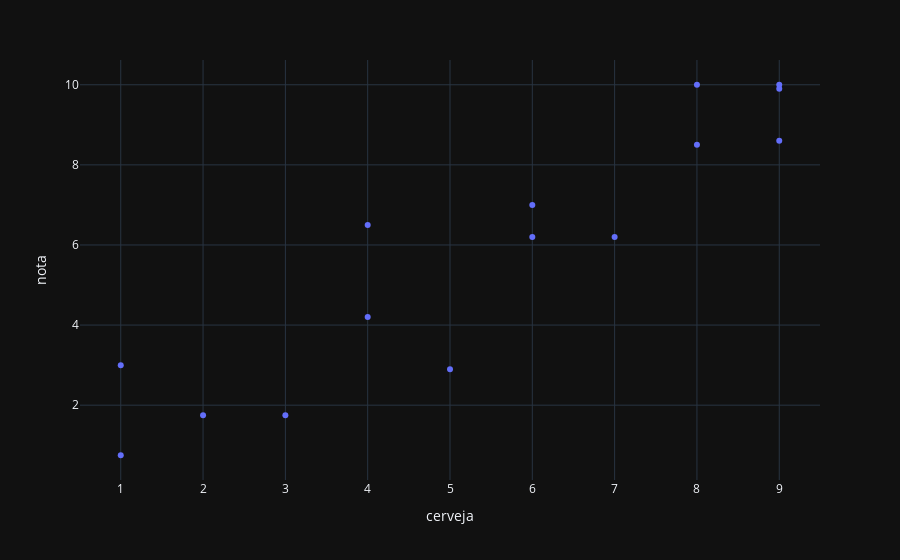

This figure's notebook cell:
### Code cell
# plot the scatter using 

import plotly.express as px

fig = px.scatter(df, x="cerveja", y="nota", template="plotly_dark")
fig.show()

### Figure 1 — Plotly figure (JSON) as saved in the notebook; plotly's stock layout.template omitted (floating-point values rounded to 4 significant figures)
{"data": [{"hovertemplate": "cerveja=%{x}<br>nota=%{y}<extra></extra>", "legendgroup": "", "marker": {"color": "#636efa", "symbol": "circle"}, "mode": "markers", "name": "", "orientation": "v", "showlegend": false, "type": "scatter", "x": [1, 1, 2, 3, 4, 4, 5, 6, 6, 7, 8, 8, 9, 9, 9], "xaxis": "x", "y": [0.75, 3, 1.75, 1.75, 4.2, 6.5, 2.9, 6.2, 7, 6.2, 8.5, 10, 8.6, 9.9, 10], "yaxis": "y"}], "layout": {"legend": {"tracegroupgap": 0}, "margin": {"t": 60}, "xaxis": {"anchor": "y", "domain": [0, 1], "title": {"text": "cerveja"}}, "yaxis": {"anchor": "x", "domain": [0, 1], "title": {"text": "nota"}}}}
